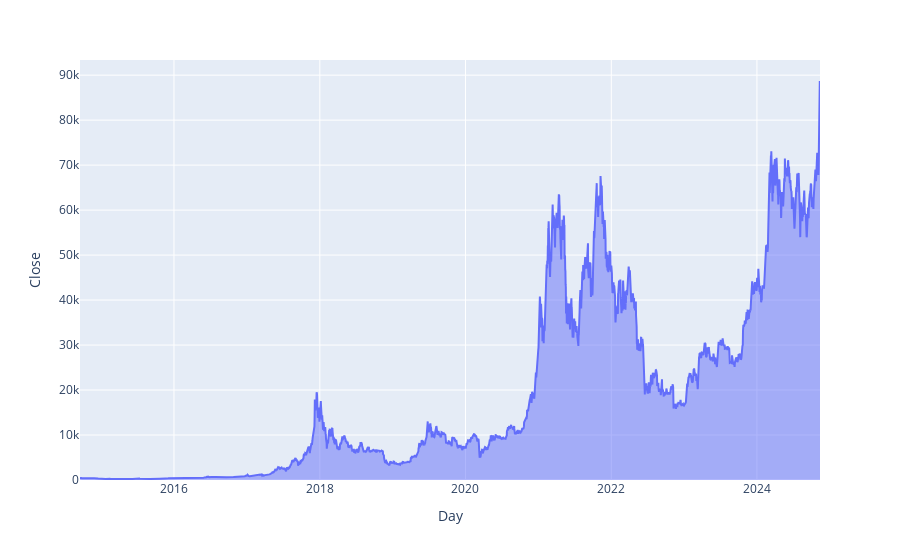

Notebook cell for this chart:
### Markdown cell above
<h3>EDA</h3>

### Code cell
px.area(df, x='Day', y='Close')

### Figure 1 — Plotly figure (JSON) as saved in the notebook; plotly's stock layout.template omitted (floating-point values rounded to 4 significant figures; data arrays with more than 128 entries replaced by an {"elided": "..."} marker saying what was removed)
{"data": [{"fillpattern": {"shape": ""}, "hovertemplate": "Day=%{x}<br>Close=%{y}<extra></extra>", "legendgroup": "", "line": {"color": "#636efa"}, "marker": {"symbol": "circle"}, "mode": "lines", "name": "", "orientation": "v", "showlegend": false, "stackgroup": "1", "type": "scatter", "x": {"elided": "3710 str values"}, "xaxis": "x", "y": {"elided": "3710 float values"}, "yaxis": "y"}], "layout": {"autosize": true, "legend": {"tracegroupgap": 0}, "margin": {"t": 60}, "xaxis": {"anchor": "y", "autorange": true, "domain": [0, 1], "range": ["2014-09-17", "2024-11-12"], "title": {"text": "Day"}, "type": "date"}, "yaxis": {"anchor": "x", "autorange": true, "domain": [0, 1], "range": [0, 93370.0], "title": {"text": "Close"}, "type": "linear"}}}
